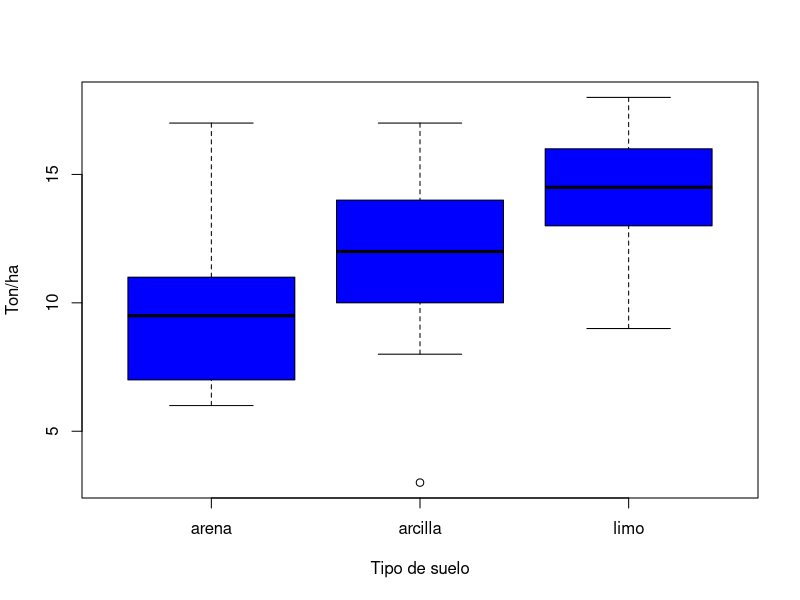
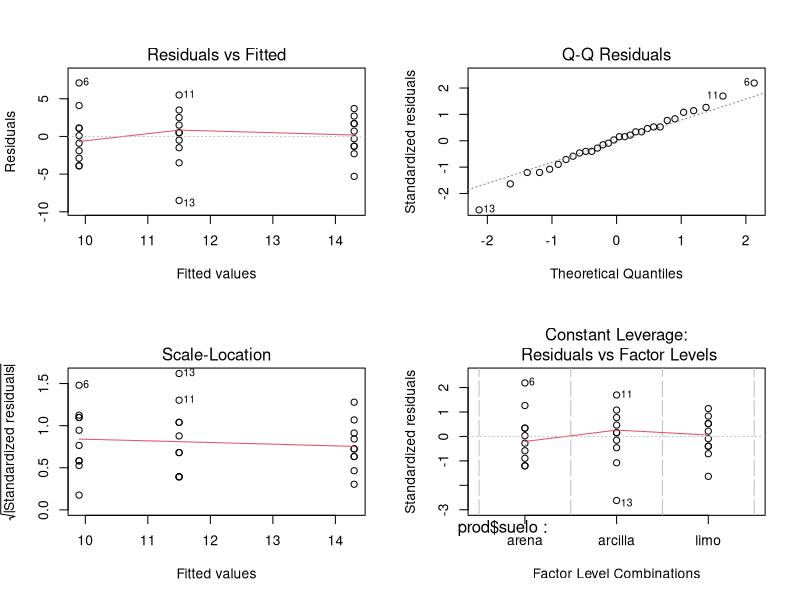
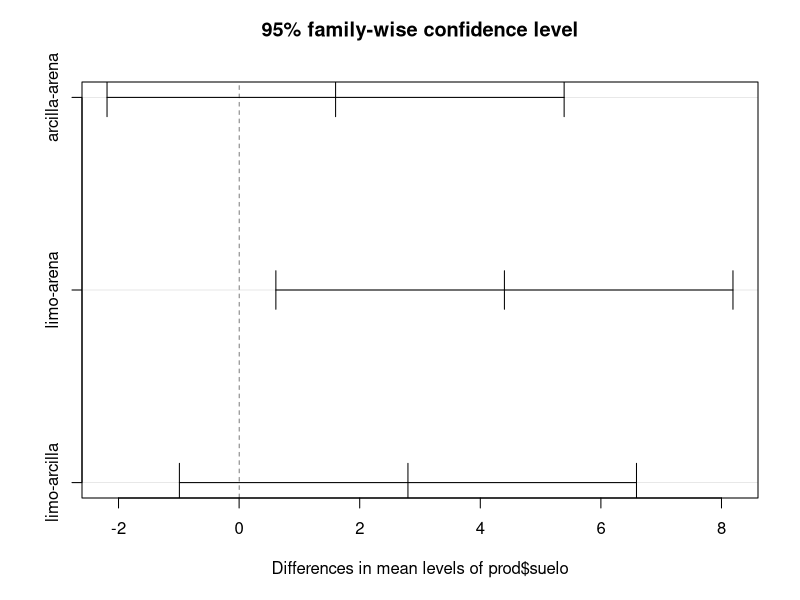

The R script that drew these images, in order:
#Erick Raymundo Pérez Silva
#Clase 5
#09/08/19

# ANOVA -------------------------------------------------------------------

#ho no existe diferencia entre los tratamientos
#ha al menos un grupo es difernete a los demas 

arena <- c(6, 10, 8, 6, 14, 17, 9, 11, 7, 11)
arcilla <- c(17, 15, 3, 11, 14, 12, 12, 8, 10, 13)
limo <- c(13, 16, 9, 12, 15, 16, 17, 13, 18, 14)

y.ton <- c(arena, arcilla, limo)
suelo <- gl(3, 10, 30, labels =c("arena", "arcilla", "limo"))

prod <- data.frame(suelo, y.ton)
head(prod)

tapply(prod$y.ton, prod$suelo, mean)
tapply(prod$y.ton, prod$suelo, var)

shapiro.test(prod$y.ton)

## Sirve para la homogeniedad de varianzas
bartlett.test(prod$y.ton, prod$suelo)

fligner.test(prod$y.ton, prod$suelo)
## las varianzas son homogeneas


boxplot(prod$y.ton ~ prod$suelo, xlab = "Tipo de suelo",
        ylab = "Ton/ha", col= "blue")
##ANOVA
aov.suelo <- aov(prod$y.ton ~ prod$suelo)
aov.suelo
summary(aov.suelo)

par(mfrow=c(2,2))
plot(aov(prod$y.ton ~ prod$suelo))
par(mfrow=c(1,1))
## si los datos estan cerca de la lina central en la grafica "nomal Q-Q"
## quiere decir que los datos vienen de una distibucion normal


##prueba de tukey sirve para saber cual de los tratamientos es diferente,
## 3 o mas medias

TukeyHSD(aov.suelo, conf.level = 0.95)

##lwr rango menor
##upr rango mayor

plot(TukeyHSD(aov.suelo))
summary.lm(aov.suelo)

## se acpeta la hipotesis alternativa ya que, al menos uno de los grupos
## es diferente a los demas 

